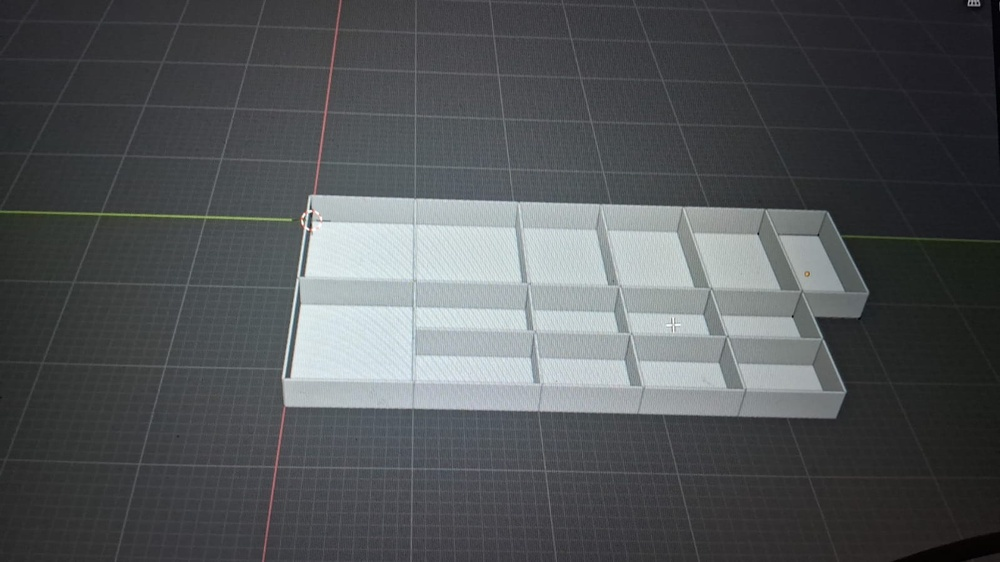
#> input picture img.jpg, 1000 x 562 px, shrunk from 1599 x 899 before the run
$ python test1.py
#> lines starting #> are read from the running program, lines starting #| are printed output that depends on the picture; after the words box and inside, x2 and y2 are one past the last pixel; in counts of white or black regions, pixels touching at a corner belong together
#> the answer given: img.jpg
import cv2
import numpy as np
import os

def save_coordinates_to_file(path, coordinates):
    # Saving the coordinates to a file in the same directory
    filename = os.path.join(os.path.dirname(path), 'coordinates.txt')
    with open(filename, 'w') as f:
        for coord in coordinates:
            f.write(f"{coord}\n")
    print(f"Coordinates saved to {filename}")

def get_blueprint_coordinates(image_path):
    # Load the blueprint image
#> called with image_path = 'img.jpg'
    image = cv2.imread(image_path)
#> image is the input picture: shape (562, 1000, 3); mean B, G, R 87.5, 85.4, 82.4

    if image is None:
        print("Image not found!")
        return

    # Convert the image to grayscale
    gray = cv2.cvtColor(image, cv2.COLOR_BGR2GRAY)

    # Use Canny edge detection to detect the edges
    edges = cv2.Canny(gray, 50, 150)
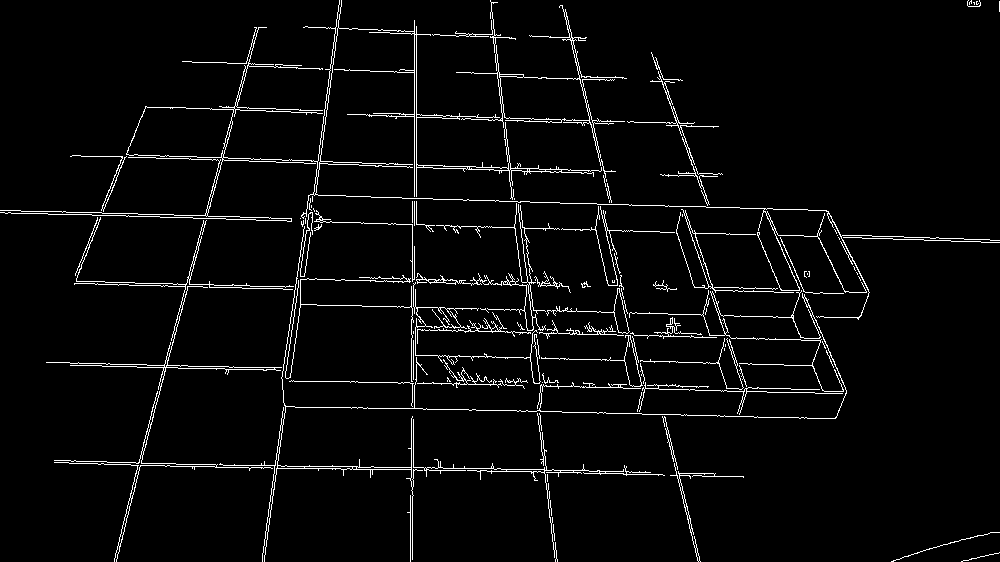
#> edges: shape (562, 1000); 3.6% white in thin lines or dots

    # Find contours from the edges
    contours, _ = cv2.findContours(edges, cv2.RETR_EXTERNAL, cv2.CHAIN_APPROX_SIMPLE)
#> contours = 92 contours, 67 with area under 20; largest, box (x1, y1, x2, y2) and area: (0, 0, 1000, 320) 5778, (456, 5, 627, 187) 3867, (46, 217, 294, 562) 684, (219, 226, 847, 562) 476, (541, 335, 643, 387) 468

    coordinates = []
    for contour in contours:
        for point in contour:
            coordinates.append(tuple(point[0]))
#> this loop made 92 passes
#> contour on passes 6, 12, 20, 21, 23, 27, 46, 47, 54, 56: [[547, 474], [547, 481]], [[542, 382]], [[724, 348], [724, 350]], [[725, 344], [725, 346]], [[413, 340], [413, 379]], [[413, 331], [413, 333]], [[807, 273], [807, 274]], [[856, 272], [857, 273], [857, 274], [857, 273]], [[838, 237], [839, 238], [839, 239], [839, 238]], [[837, 235]]
#> after the loop, coordinates = 11406 pairs, first value 0 to 999, second value 0 to 561

    # Save coordinates to a file
    save_coordinates_to_file(image_path, coordinates)
#> the loop in save_coordinates_to_file, `for coord in coordinates:` made 11406 passes
#> coord on passes 1 to 3: (999, 552), (998, 553), (994, 553)

    return coordinates

if __name__ == "__main__":
    # Input the path of the blueprint
    blueprint_path = input("Enter the path of the blueprint image: ")

    # Get coordinates and save to file
    coordinates = get_blueprint_coordinates(blueprint_path)

    if coordinates:
        print("Coordinates extracted and saved.")
